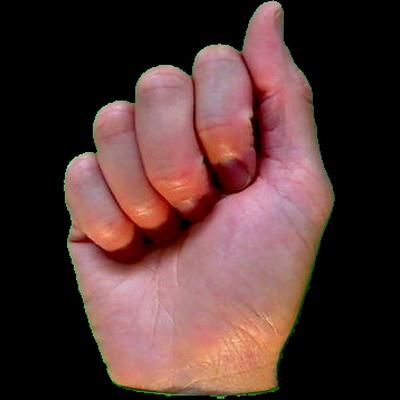
#> input picture dataset/A/hand1_a_bot_seg_1_cropped.jpeg, 400 x 400 px; its folder holds only this picture in this run
$ jupyter execute --allow-errors asl_image_process.ipynb
#> lines starting #> are read from the running program, lines starting #| are printed output that depends on the picture; after the words box and inside, x2 and y2 are one past the last pixel; in counts of white or black regions, pixels touching at a corner belong together
## Etapa 1: Redimensionamento e Conversão para Escala de Cinza

Nessa etapa, vai ser realizado duas operações principais em uma imagem do dataset para as letras A, B e C:

1. **Redimensionamento das Imagens**: Todas as imagens serão redimensionadas para um tamanho fixo de `200x200 px` para ter uma consistência na análise posterior.
2. **Conversão para Escala de Cinza**: As imagens coloridas serão convertidas para **escala de cinza** para simplificar a análise, removendo as informações de cor.

## Passos:

1. **Leitura das Imagens**: As imagens de cada letra (A, B, C) foram lidas a partir da pasta correspondente.
2. **Redimensionamento**: Cada imagem foi redimensionada para `200x200 px` usando o OpenCV.
3. **Conversão para Escala de Cinza**: As imagens foram convertidas para escala de cinza para reduzir a complexidade e facilitar o processamento posterior.

[cell 1]
import cv2
import os
import matplotlib.pyplot as plt
from pathlib import Path

base_path = Path("dataset")
letters = ['A', 'B', 'C']
output_path = Path("images_result")

def resize(path_img):
    img = cv2.imread(str(path_img))
#> img is the input picture: shape (400, 400, 3); mean B, G, R 51.5, 53.3, 81.1
    img_resize = cv2.resize(img, (200, 200))
    return img_resize

def to_gray_scale(img):
    img_gray = cv2.cvtColor(img, cv2.COLOR_BGR2GRAY)
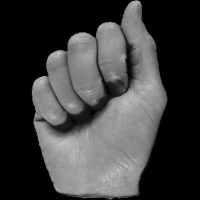
#> img_gray: shape (200, 200); min 0, max 202, mean 61.5
#> pass 2 of the loop `for letter in letters:`:
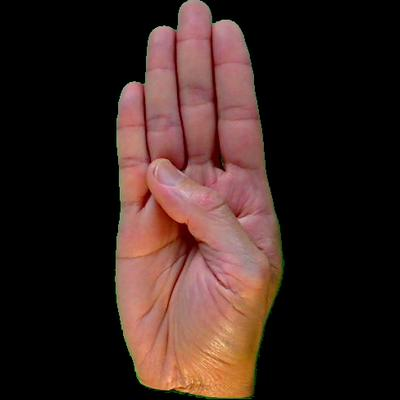
#> input picture dataset/B/hand1_b_bot_seg_1_cropped.jpeg, 400 x 400 px
#> in resize, img is the input picture: shape (400, 400, 3); mean B, G, R 31.1, 35.5, 54.9
#> in to_gray_scale (call 2), `img_gray = cv2.cvtColor(img, cv2.COLOR_BGR2GRAY)`:
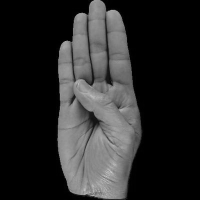
#> img_gray: shape (200, 200); min 0, max 200, mean 40.9
    return img_gray

def process_img(path_img):
    img_resized = resize(path_img)
    img_gray_resized = to_gray_scale(img_resized)
    return img_gray_resized

resized_gray_dir = output_path / 'resized_gray'
os.makedirs(resized_gray_dir, exist_ok=True)

#> (the rest of this cell did not finish here and is left out)

## Etapa 2: Detecção de bordas com Canny

Nesta etapa, vamos aplicar o algoritmo **Canny** para detectar as bordas nas imagens das letras A, B e C. A detecção de bordas é uma técnica importante em visão computacional, usada para identificar transições abruptas de intensidade de cor em uma imagem.

### Passos:

1. **Leitura das Imagens**: As imagens de cada letra (A, B, C) foram lidas a partir da pasta correspondente.
2. **Aplicação do Canny**: Utilizamos o algoritmo de detecção de bordas **Canny** para identificar as bordas nas imagens convertidas para escala de cinza.
3. **Visualização**: A imagem resultante da detecção de bordas será exibida para avaliação do desempenho da detecção.

O Canny utiliza dois limiares (lower e upper) para detectar bordas e realizar a supressão de não-máximos, garantindo que as bordas detectadas sejam bem definidas.

[cell 2]
import cv2
import os
import matplotlib.pyplot as plt

input_path = 'images_result/resized_gray/'
output_path = 'images_result/canny_border/'

os.makedirs(output_path, exist_ok=True)

letters = ['A', 'B', 'C']
img_names = [f'{letter}{i}.png' for letter in letters for i in range(1, 6)]

def apply_canny(img):
    edges = cv2.Canny(img, 100, 200)
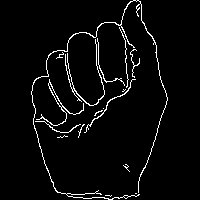
#> edges: shape (200, 200); 3.8% white in thin lines or dots, all inside (x1, y1, x2, y2) = (31, 0, 168, 200)
#> pass 2 of the loop `for img_name in img_names:`:
    return edges

#> (the rest of this cell did not finish here and is left out)

## Etapa 3: Comparação de contornos com Shape Matching
Nesta etapa, comparamos os contornos das letras A, B e C usando a função **cv2.matchShapes** do OpenCV.

## Passos:
Leitura das Imagens: Imagens com bordas (Canny) carregadas da pasta images_result/canny_border/.

Extração de Contornos: Usamos cv2.findContours para obter os contornos das letras.

Comparação: Aplicamos cv2.matchShapes para comparar os pares A–B, A–C e B–C.

Resultado: Quanto menor o valor retornado, maior a semelhança entre os contornos.

1. **Leitura das Imagens**: Imagens com bordas (Canny) carregadas da pasta images_result/canny_border/.
2. **Extração de Contornos**: Usamos cv2.findContours para obter os contornos das letras.
3. **Comparação**: Aplicamos cv2.matchShapes para comparar os pares A–B, A–C e B–C.
4. **Resultado**: Quanto menor o valor retornado, maior a semelhança entre os contornos.

[cell 3]
import cv2
import os

input_path = 'images_result/canny_border/'

def get_main_contour(img):
    contours, _ = cv2.findContours(img, cv2.RETR_EXTERNAL, cv2.CHAIN_APPROX_SIMPLE)
#> contours = 17 contours, 13 with area under 20; largest, box (x1, y1, x2, y2) and area: (36, 79, 84, 126) 96, (31, 0, 168, 200) 94, (65, 39, 105, 106) 34, (84, 79, 136, 133) 29
    return max(contours, key=cv2.contourArea)

def load_contour(name):
    img_path = os.path.join(input_path, f'{name}.png')
    img = cv2.imread(img_path, cv2.IMREAD_GRAYSCALE)
    return get_main_contour(img)

names = ['A1', 'A2', 'B1', 'B2', 'C1', 'C2']

#> (the rest of this cell did not finish here and is left out)

#> pass 2 of the loop `for letter in letters:`:

direct_pairs = [('A1', 'A2'), ('B1', 'B2'), ('C1', 'C2')]

for a, b in direct_pairs:
    result = cv2.matchShapes(contours[a], contours[b], cv2.CONTOURS_MATCH_I1, 0.0)
    print(f'Similaridade {a} vs {b}: {result}')

print('=================================')

for a in ['A1', 'A2']:
    for other in ['B1', 'C1']:
        result = cv2.matchShapes(contours[a], contours[other], cv2.CONTOURS_MATCH_I1, 0.0)
        print(f'Similaridade {a} vs {other}: {result}')
